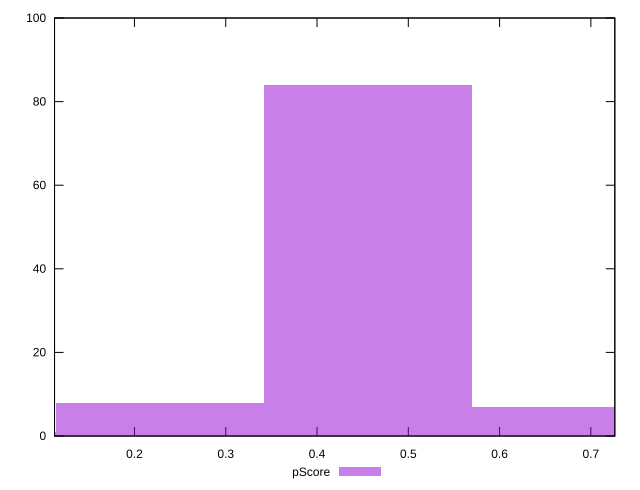

This chart was generated by the following gnuplot code:
reset

$pScore <<EOF
0 1
0.2279210797509202 8
0.4558421595018404 84
0.6837632392527606 7
EOF

set key outside below
set boxwidth 0.2279210797509202
set xrange [0.11243239339964384:0.7262564706730408]
set yrange [0:100]
set trange [0:100]
set style fill transparent solid 0.5 noborder
set terminal svg size 640, 490 enhanced background rgb 'white'
set output "report_00019_2021-02-10T18-14-37.922Z//speed-index/samples/pages/pScore/histogram.svg"

plot $pScore title "pScore" with boxes

reset
